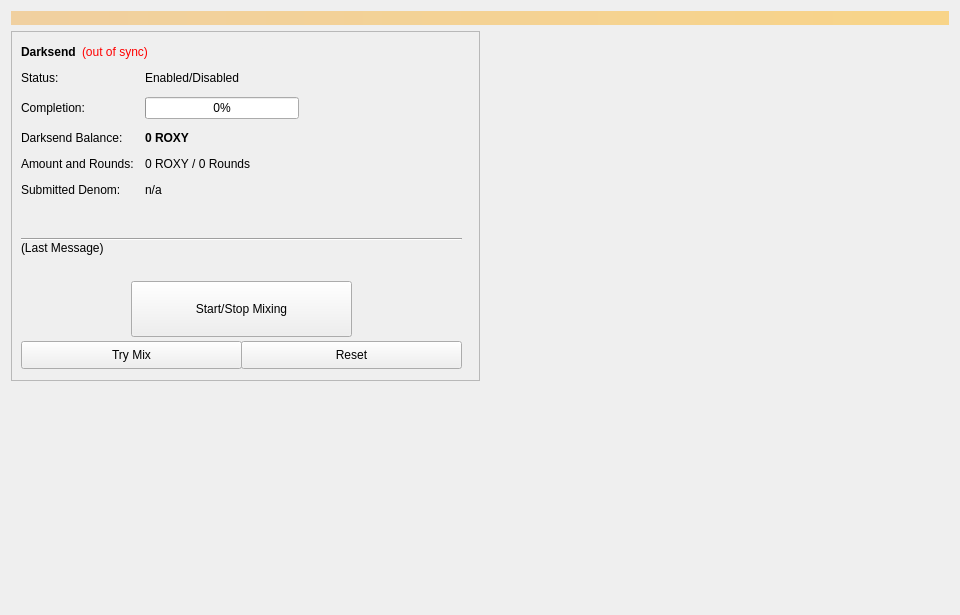
<?xml version="1.0" encoding="UTF-8"?>
<ui version="4.0">
 <class>Coinmix</class>
 <widget class="QWidget" name="Coinmix">
  <property name="geometry">
   <rect>
    <x>0</x>
    <y>0</y>
    <width>960</width>
    <height>615</height>
   </rect>
  </property>
  <property name="minimumSize">
   <size>
    <width>960</width>
    <height>0</height>
   </size>
  </property>
  <property name="windowTitle">
   <string>Form</string>
  </property>
  <layout class="QVBoxLayout" name="topLayout">
   <item>
    <widget class="QLabel" name="labelAlerts">
     <property name="visible">
      <bool>false</bool>
     </property>
     <property name="styleSheet">
      <string notr="true">background-color: qlineargradient(x1: 0, y1: 0, x2: 1, y2: 0, stop:0 #F0D0A0, stop:1 #F8D488); color:#000000;</string>
     </property>
     <property name="wordWrap">
      <bool>true</bool>
     </property>
     <property name="margin">
      <number>3</number>
     </property>
    </widget>
   </item>
   <item>
    <layout class="QHBoxLayout" name="horizontalLayout" stretch="1,1">
     <item>
      <layout class="QVBoxLayout" name="verticalLayout_2">
       <item>
        <widget class="QFrame" name="frameDarksend">
         <property name="minimumSize">
          <size>
           <width>0</width>
           <height>350</height>
          </size>
         </property>
         <property name="layoutDirection">
          <enum>Qt::LeftToRight</enum>
         </property>
         <property name="frameShape">
          <enum>QFrame::StyledPanel</enum>
         </property>
         <property name="frameShadow">
          <enum>QFrame::Raised</enum>
         </property>
         <widget class="QWidget" name="formLayoutWidget">
          <property name="geometry">
           <rect>
            <x>10</x>
            <y>40</y>
            <width>451</width>
            <height>161</height>
           </rect>
          </property>
          <layout class="QFormLayout" name="formLayout">
           <property name="fieldGrowthPolicy">
            <enum>QFormLayout::AllNonFixedFieldsGrow</enum>
           </property>
           <property name="horizontalSpacing">
            <number>11</number>
           </property>
           <property name="verticalSpacing">
            <number>12</number>
           </property>
           <item row="0" column="0">
            <widget class="QLabel" name="label_6">
             <property name="text">
              <string>Status:</string>
             </property>
            </widget>
           </item>
           <item row="1" column="0">
            <widget class="QLabel" name="label_7">
             <property name="text">
              <string>Completion:</string>
             </property>
            </widget>
           </item>
           <item row="1" column="1">
            <widget class="QProgressBar" name="DarksendProgress">
             <property name="maximumSize">
              <size>
               <width>154</width>
               <height>16777215</height>
              </size>
             </property>
             <property name="value">
              <number>0</number>
             </property>
            </widget>
           </item>
           <item row="2" column="0">
            <widget class="QLabel" name="labelAnonymizedText">
             <property name="text">
              <string>Darksend Balance:</string>
             </property>
            </widget>
           </item>
           <item row="2" column="1">
            <widget class="QLabel" name="labelAnonymized">
             <property name="font">
              <font>
               <weight>75</weight>
               <bold>true</bold>
              </font>
             </property>
             <property name="text">
              <string notr="true">0 ROXY</string>
             </property>
            </widget>
           </item>
           <item row="3" column="0">
            <widget class="QLabel" name="label_8">
             <property name="text">
              <string>Amount and Rounds:</string>
             </property>
            </widget>
           </item>
           <item row="3" column="1">
            <widget class="QLabel" name="labelAmountRounds">
             <property name="text">
              <string>0 ROXY / 0 Rounds</string>
             </property>
            </widget>
           </item>
           <item row="4" column="0">
            <widget class="QLabel" name="label_9">
             <property name="text">
              <string>Submitted Denom:</string>
             </property>
            </widget>
           </item>
           <item row="4" column="1">
            <widget class="QLabel" name="labelSubmittedDenom">
             <property name="toolTip">
              <string>The denominations you submitted to the Masternode.&lt;br&gt;To mix, other users must submit the exact same denominations.</string>
             </property>
             <property name="text">
              <string>n/a</string>
             </property>
            </widget>
           </item>
           <item row="0" column="1">
            <widget class="QLabel" name="DarksendEnabled">
             <property name="text">
              <string>Enabled/Disabled</string>
             </property>
            </widget>
           </item>
          </layout>
         </widget>
         <widget class="QPushButton" name="runAutoDenom">
          <property name="geometry">
           <rect>
            <x>251</x>
            <y>17</y>
            <width>1</width>
            <height>1</height>
           </rect>
          </property>
          <property name="palette">
           <palette>
            <active>
             <colorrole role="WindowText">
              <brush brushstyle="SolidPattern">
               <color alpha="255">
                <red>0</red>
                <green>0</green>
                <blue>0</blue>
               </color>
              </brush>
             </colorrole>
             <colorrole role="Button">
              <brush brushstyle="SolidPattern">
               <color alpha="255">
                <red>239</red>
                <green>238</green>
                <blue>238</blue>
               </color>
              </brush>
             </colorrole>
             <colorrole role="Light">
              <brush brushstyle="SolidPattern">
               <color alpha="255">
                <red>255</red>
                <green>255</green>
                <blue>255</blue>
               </color>
              </brush>
             </colorrole>
             <colorrole role="Midlight">
              <brush brushstyle="SolidPattern">
               <color alpha="255">
                <red>247</red>
                <green>246</green>
                <blue>246</blue>
               </color>
              </brush>
             </colorrole>
             <colorrole role="Dark">
              <brush brushstyle="SolidPattern">
               <color alpha="255">
                <red>119</red>
                <green>119</green>
                <blue>119</blue>
               </color>
              </brush>
             </colorrole>
             <colorrole role="Mid">
              <brush brushstyle="SolidPattern">
               <color alpha="255">
                <red>159</red>
                <green>159</green>
                <blue>159</blue>
               </color>
              </brush>
             </colorrole>
             <colorrole role="Text">
              <brush brushstyle="SolidPattern">
               <color alpha="255">
                <red>0</red>
                <green>0</green>
                <blue>0</blue>
               </color>
              </brush>
             </colorrole>
             <colorrole role="BrightText">
              <brush brushstyle="SolidPattern">
               <color alpha="255">
                <red>255</red>
                <green>255</green>
                <blue>255</blue>
               </color>
              </brush>
             </colorrole>
             <colorrole role="ButtonText">
              <brush brushstyle="SolidPattern">
               <color alpha="255">
                <red>0</red>
                <green>0</green>
                <blue>0</blue>
               </color>
              </brush>
             </colorrole>
             <colorrole role="Base">
              <brush brushstyle="SolidPattern">
               <color alpha="255">
                <red>255</red>
                <green>255</green>
                <blue>255</blue>
               </color>
              </brush>
             </colorrole>
             <colorrole role="Window">
              <brush brushstyle="SolidPattern">
               <color alpha="255">
                <red>239</red>
                <green>238</green>
                <blue>238</blue>
               </color>
              </brush>
             </colorrole>
             <colorrole role="Shadow">
              <brush brushstyle="SolidPattern">
               <color alpha="255">
                <red>0</red>
                <green>0</green>
                <blue>0</blue>
               </color>
              </brush>
             </colorrole>
             <colorrole role="AlternateBase">
              <brush brushstyle="SolidPattern">
               <color alpha="255">
                <red>247</red>
                <green>246</green>
                <blue>246</blue>
               </color>
              </brush>
             </colorrole>
             <colorrole role="ToolTipBase">
              <brush brushstyle="SolidPattern">
               <color alpha="255">
                <red>255</red>
                <green>255</green>
                <blue>220</blue>
               </color>
              </brush>
             </colorrole>
             <colorrole role="ToolTipText">
              <brush brushstyle="SolidPattern">
               <color alpha="255">
                <red>0</red>
                <green>0</green>
                <blue>0</blue>
               </color>
              </brush>
             </colorrole>
            </active>
            <inactive>
             <colorrole role="WindowText">
              <brush brushstyle="SolidPattern">
               <color alpha="255">
                <red>0</red>
                <green>0</green>
                <blue>0</blue>
               </color>
              </brush>
             </colorrole>
             <colorrole role="Button">
              <brush brushstyle="SolidPattern">
               <color alpha="255">
                <red>239</red>
                <green>238</green>
                <blue>238</blue>
               </color>
              </brush>
             </colorrole>
             <colorrole role="Light">
              <brush brushstyle="SolidPattern">
               <color alpha="255">
                <red>255</red>
                <green>255</green>
                <blue>255</blue>
               </color>
              </brush>
             </colorrole>
             <colorrole role="Midlight">
              <brush brushstyle="SolidPattern">
               <color alpha="255">
                <red>247</red>
                <green>246</green>
                <blue>246</blue>
               </color>
              </brush>
             </colorrole>
             <colorrole role="Dark">
              <brush brushstyle="SolidPattern">
               <color alpha="255">
                <red>119</red>
                <green>119</green>
                <blue>119</blue>
               </color>
              </brush>
             </colorrole>
             <colorrole role="Mid">
              <brush brushstyle="SolidPattern">
               <color alpha="255">
                <red>159</red>
                <green>159</green>
                <blue>159</blue>
               </color>
              </brush>
             </colorrole>
             <colorrole role="Text">
              <brush brushstyle="SolidPattern">
               <color alpha="255">
                <red>0</red>
                <green>0</green>
                <blue>0</blue>
               </color>
              </brush>
             </colorrole>
             <colorrole role="BrightText">
              <brush brushstyle="SolidPattern">
               <color alpha="255">
                <red>255</red>
                <green>255</green>
                <blue>255</blue>
               </color>
              </brush>
             </colorrole>
             <colorrole role="ButtonText">
              <brush brushstyle="SolidPattern">
               <color alpha="255">
                <red>0</red>
                <green>0</green>
                <blue>0</blue>
               </color>
              </brush>
             </colorrole>
             <colorrole role="Base">
              <brush brushstyle="SolidPattern">
               <color alpha="255">
                <red>255</red>
                <green>255</green>
                <blue>255</blue>
               </color>
              </brush>
             </colorrole>
             <colorrole role="Window">
              <brush brushstyle="SolidPattern">
               <color alpha="255">
                <red>239</red>
                <green>238</green>
                <blue>238</blue>
               </color>
              </brush>
             </colorrole>
             <colorrole role="Shadow">
              <brush brushstyle="SolidPattern">
               <color alpha="255">
                <red>0</red>
                <green>0</green>
                <blue>0</blue>
               </color>
              </brush>
             </colorrole>
             <colorrole role="AlternateBase">
              <brush brushstyle="SolidPattern">
               <color alpha="255">
                <red>247</red>
                <green>246</green>
                <blue>246</blue>
               </color>
              </brush>
             </colorrole>
             <colorrole role="ToolTipBase">
              <brush brushstyle="SolidPattern">
               <color alpha="255">
                <red>255</red>
                <green>255</green>
                <blue>220</blue>
               </color>
              </brush>
             </colorrole>
             <colorrole role="ToolTipText">
              <brush brushstyle="SolidPattern">
               <color alpha="255">
                <red>0</red>
                <green>0</green>
                <blue>0</blue>
               </color>
              </brush>
             </colorrole>
            </inactive>
            <disabled>
             <colorrole role="WindowText">
              <brush brushstyle="SolidPattern">
               <color alpha="255">
                <red>119</red>
                <green>119</green>
                <blue>119</blue>
               </color>
              </brush>
             </colorrole>
             <colorrole role="Button">
              <brush brushstyle="SolidPattern">
               <color alpha="255">
                <red>239</red>
                <green>238</green>
                <blue>238</blue>
               </color>
              </brush>
             </colorrole>
             <colorrole role="Light">
              <brush brushstyle="SolidPattern">
               <color alpha="255">
                <red>255</red>
                <green>255</green>
                <blue>255</blue>
               </color>
              </brush>
             </colorrole>
             <colorrole role="Midlight">
              <brush brushstyle="SolidPattern">
               <color alpha="255">
                <red>247</red>
                <green>246</green>
                <blue>246</blue>
               </color>
              </brush>
             </colorrole>
             <colorrole role="Dark">
              <brush brushstyle="SolidPattern">
               <color alpha="255">
                <red>119</red>
                <green>119</green>
                <blue>119</blue>
               </color>
              </brush>
             </colorrole>
             <colorrole role="Mid">
              <brush brushstyle="SolidPattern">
               <color alpha="255">
                <red>159</red>
                <green>159</green>
                <blue>159</blue>
               </color>
              </brush>
             </colorrole>
             <colorrole role="Text">
              <brush brushstyle="SolidPattern">
               <color alpha="255">
                <red>119</red>
                <green>119</green>
                <blue>119</blue>
               </color>
              </brush>
             </colorrole>
             <colorrole role="BrightText">
              <brush brushstyle="SolidPattern">
               <color alpha="255">
                <red>255</red>
                <green>255</green>
                <blue>255</blue>
               </color>
              </brush>
             </colorrole>
             <colorrole role="ButtonText">
              <brush brushstyle="SolidPattern">
               <color alpha="255">
                <red>119</red>
                <green>119</green>
                <blue>119</blue>
               </color>
              </brush>
             </colorrole>
             <colorrole role="Base">
              <brush brushstyle="SolidPattern">
               <color alpha="255">
                <red>239</red>
                <green>238</green>
                <blue>238</blue>
               </color>
              </brush>
             </colorrole>
             <colorrole role="Window">
              <brush brushstyle="SolidPattern">
               <color alpha="255">
                <red>239</red>
                <green>238</green>
                <blue>238</blue>
               </color>
              </brush>
             </colorrole>
             <colorrole role="Shadow">
              <brush brushstyle="SolidPattern">
               <color alpha="255">
                <red>0</red>
                <green>0</green>
                <blue>0</blue>
               </color>
              </brush>
             </colorrole>
             <colorrole role="AlternateBase">
              <brush brushstyle="SolidPattern">
               <color alpha="255">
                <red>239</red>
                <green>238</green>
                <blue>238</blue>
               </color>
              </brush>
             </colorrole>
             <colorrole role="ToolTipBase">
              <brush brushstyle="SolidPattern">
               <color alpha="255">
                <red>255</red>
                <green>255</green>
                <blue>220</blue>
               </color>
              </brush>
             </colorrole>
             <colorrole role="ToolTipText">
              <brush brushstyle="SolidPattern">
               <color alpha="255">
                <red>0</red>
                <green>0</green>
                <blue>0</blue>
               </color>
              </brush>
             </colorrole>
            </disabled>
           </palette>
          </property>
          <property name="focusPolicy">
           <enum>Qt::NoFocus</enum>
          </property>
          <property name="autoFillBackground">
           <bool>true</bool>
          </property>
          <property name="text">
           <string/>
          </property>
          <property name="flat">
           <bool>true</bool>
          </property>
         </widget>
         <widget class="QPushButton" name="toggleDarksend">
          <property name="geometry">
           <rect>
            <x>120</x>
            <y>250</y>
            <width>221</width>
            <height>56</height>
           </rect>
          </property>
          <property name="sizePolicy">
           <sizepolicy hsizetype="MinimumExpanding" vsizetype="Fixed">
            <horstretch>0</horstretch>
            <verstretch>0</verstretch>
           </sizepolicy>
          </property>
          <property name="text">
           <string>Start/Stop Mixing</string>
          </property>
         </widget>
         <widget class="Line" name="lineLastMessage">
          <property name="geometry">
           <rect>
            <x>10</x>
            <y>200</y>
            <width>441</width>
            <height>16</height>
           </rect>
          </property>
          <property name="orientation">
           <enum>Qt::Horizontal</enum>
          </property>
         </widget>
         <widget class="QLabel" name="DarksendStatus">
          <property name="geometry">
           <rect>
            <x>10</x>
            <y>210</y>
            <width>451</width>
            <height>43</height>
           </rect>
          </property>
          <property name="minimumSize">
           <size>
            <width>288</width>
            <height>43</height>
           </size>
          </property>
          <property name="text">
           <string>(Last Message)</string>
          </property>
          <property name="alignment">
           <set>Qt::AlignLeading|Qt::AlignLeft|Qt::AlignTop</set>
          </property>
          <property name="wordWrap">
           <bool>true</bool>
          </property>
         </widget>
         <widget class="QPushButton" name="DarksendAuto">
          <property name="geometry">
           <rect>
            <x>10</x>
            <y>310</y>
            <width>221</width>
            <height>28</height>
           </rect>
          </property>
          <property name="sizePolicy">
           <sizepolicy hsizetype="MinimumExpanding" vsizetype="Fixed">
            <horstretch>0</horstretch>
            <verstretch>0</verstretch>
           </sizepolicy>
          </property>
          <property name="toolTip">
           <string>Try to manually submit a Darksend request.</string>
          </property>
          <property name="text">
           <string>Try Mix</string>
          </property>
         </widget>
         <widget class="QPushButton" name="DarksendReset">
          <property name="geometry">
           <rect>
            <x>230</x>
            <y>310</y>
            <width>221</width>
            <height>28</height>
           </rect>
          </property>
          <property name="sizePolicy">
           <sizepolicy hsizetype="MinimumExpanding" vsizetype="Fixed">
            <horstretch>0</horstretch>
            <verstretch>0</verstretch>
           </sizepolicy>
          </property>
          <property name="toolTip">
           <string>Reset the current status of Darksend (can interrupt Darksend if it's in the process of Mixing, which can cost you money!)</string>
          </property>
          <property name="autoFillBackground">
           <bool>false</bool>
          </property>
          <property name="text">
           <string>Reset</string>
          </property>
         </widget>
         <widget class="QWidget" name="layoutWidget">
          <property name="geometry">
           <rect>
            <x>10</x>
            <y>10</y>
            <width>431</width>
            <height>22</height>
           </rect>
          </property>
          <layout class="QHBoxLayout" name="horizontalLayout_5">
           <item>
            <widget class="QLabel" name="label_2">
             <property name="font">
              <font>
               <weight>75</weight>
               <bold>true</bold>
              </font>
             </property>
             <property name="text">
              <string>Darksend</string>
             </property>
            </widget>
           </item>
           <item>
            <widget class="QLabel" name="labelDarksendSyncStatus">
             <property name="toolTip">
              <string>The displayed information may be out of date. Your wallet automatically synchronizes with the ROXY network after a connection is established, but this process has not completed yet.</string>
             </property>
             <property name="styleSheet">
              <string notr="true">QLabel { color: red; }</string>
             </property>
             <property name="text">
              <string notr="true">(out of sync)</string>
             </property>
             <property name="alignment">
              <set>Qt::AlignLeading|Qt::AlignLeft|Qt::AlignVCenter</set>
             </property>
            </widget>
           </item>
           <item>
            <spacer name="horizontalSpacer_4">
             <property name="orientation">
              <enum>Qt::Horizontal</enum>
             </property>
             <property name="sizeHint" stdset="0">
              <size>
               <width>40</width>
               <height>20</height>
              </size>
             </property>
            </spacer>
           </item>
          </layout>
         </widget>
        </widget>
       </item>
       <item>
        <spacer name="verticalSpacer">
         <property name="orientation">
          <enum>Qt::Vertical</enum>
         </property>
         <property name="sizeHint" stdset="0">
          <size>
           <width>20</width>
           <height>40</height>
          </size>
         </property>
        </spacer>
       </item>
      </layout>
     </item>
     <item>
      <layout class="QVBoxLayout" name="verticalLayout_3">
       <item>
        <spacer name="verticalSpacer_2">
         <property name="orientation">
          <enum>Qt::Vertical</enum>
         </property>
         <property name="sizeType">
          <enum>QSizePolicy::Expanding</enum>
         </property>
         <property name="sizeHint" stdset="0">
          <size>
           <width>20</width>
           <height>40</height>
          </size>
         </property>
        </spacer>
       </item>
      </layout>
     </item>
    </layout>
   </item>
  </layout>
 </widget>
 <resources/>
 <connections/>
</ui>
